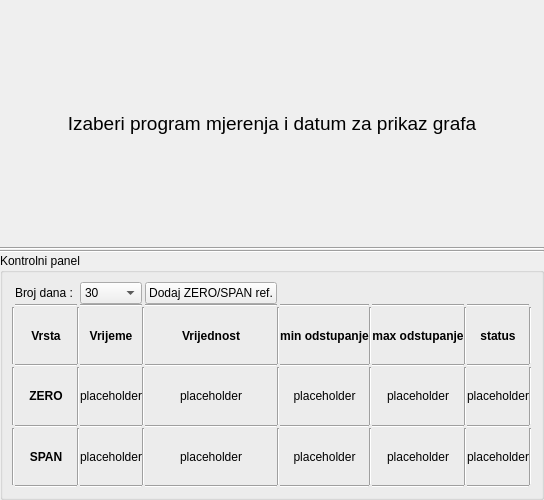
<?xml version="1.0" encoding="UTF-8"?>
<ui version="4.0">
 <class>Form</class>
 <widget class="QWidget" name="Form">
  <property name="geometry">
   <rect>
    <x>0</x>
    <y>0</y>
    <width>529</width>
    <height>500</height>
   </rect>
  </property>
  <property name="windowTitle">
   <string>Form</string>
  </property>
  <layout class="QVBoxLayout" name="verticalLayout">
   <property name="spacing">
    <number>0</number>
   </property>
   <property name="margin">
    <number>0</number>
   </property>
   <item>
    <widget class="QLabel" name="glavniLabel">
     <property name="sizePolicy">
      <sizepolicy hsizetype="MinimumExpanding" vsizetype="Minimum">
       <horstretch>0</horstretch>
       <verstretch>0</verstretch>
      </sizepolicy>
     </property>
     <property name="font">
      <font>
       <pointsize>14</pointsize>
      </font>
     </property>
     <property name="text">
      <string>Izaberi program mjerenja i datum za prikaz grafa</string>
     </property>
     <property name="alignment">
      <set>Qt::AlignCenter</set>
     </property>
    </widget>
   </item>
   <item>
    <widget class="Line" name="line_47">
     <property name="orientation">
      <enum>Qt::Horizontal</enum>
     </property>
    </widget>
   </item>
   <item>
    <layout class="QVBoxLayout" name="spanLayout">
     <property name="spacing">
      <number>0</number>
     </property>
     <property name="margin">
      <number>0</number>
     </property>
    </layout>
   </item>
   <item>
    <widget class="Line" name="line_46">
     <property name="orientation">
      <enum>Qt::Horizontal</enum>
     </property>
    </widget>
   </item>
   <item>
    <layout class="QVBoxLayout" name="zeroLayout">
     <property name="spacing">
      <number>0</number>
     </property>
     <property name="margin">
      <number>0</number>
     </property>
    </layout>
   </item>
   <item>
    <widget class="QGroupBox" name="groupBox">
     <property name="title">
      <string>Kontrolni panel</string>
     </property>
     <layout class="QVBoxLayout" name="verticalLayout_2">
      <item>
       <layout class="QGridLayout" name="gridLayout">
        <property name="spacing">
         <number>0</number>
        </property>
        <item row="7" column="9">
         <widget class="Line" name="line_11">
          <property name="orientation">
           <enum>Qt::Horizontal</enum>
          </property>
         </widget>
        </item>
        <item row="6" column="11">
         <widget class="QLabel" name="spanStatus">
          <property name="text">
           <string>placeholder</string>
          </property>
          <property name="alignment">
           <set>Qt::AlignCenter</set>
          </property>
         </widget>
        </item>
        <item row="2" column="7">
         <widget class="QLabel" name="label_5">
          <property name="font">
           <font>
            <weight>75</weight>
            <bold>true</bold>
           </font>
          </property>
          <property name="text">
           <string>min odstupanje</string>
          </property>
          <property name="alignment">
           <set>Qt::AlignCenter</set>
          </property>
         </widget>
        </item>
        <item row="6" column="5">
         <widget class="QLabel" name="spanValue">
          <property name="text">
           <string>placeholder</string>
          </property>
          <property name="alignment">
           <set>Qt::AlignCenter</set>
          </property>
         </widget>
        </item>
        <item row="7" column="1">
         <widget class="Line" name="line_9">
          <property name="orientation">
           <enum>Qt::Horizontal</enum>
          </property>
         </widget>
        </item>
        <item row="5" column="7">
         <widget class="Line" name="line_6">
          <property name="orientation">
           <enum>Qt::Horizontal</enum>
          </property>
         </widget>
        </item>
        <item row="4" column="1">
         <widget class="QLabel" name="label">
          <property name="font">
           <font>
            <weight>75</weight>
            <bold>true</bold>
           </font>
          </property>
          <property name="text">
           <string>ZERO</string>
          </property>
          <property name="alignment">
           <set>Qt::AlignCenter</set>
          </property>
         </widget>
        </item>
        <item row="2" column="9">
         <widget class="QLabel" name="label_6">
          <property name="font">
           <font>
            <weight>75</weight>
            <bold>true</bold>
           </font>
          </property>
          <property name="text">
           <string>max odstupanje</string>
          </property>
          <property name="alignment">
           <set>Qt::AlignCenter</set>
          </property>
         </widget>
        </item>
        <item row="2" column="6">
         <widget class="Line" name="line_13">
          <property name="orientation">
           <enum>Qt::Vertical</enum>
          </property>
         </widget>
        </item>
        <item row="6" column="7">
         <widget class="QLabel" name="spanMinD">
          <property name="text">
           <string>placeholder</string>
          </property>
          <property name="alignment">
           <set>Qt::AlignCenter</set>
          </property>
         </widget>
        </item>
        <item row="5" column="1">
         <widget class="Line" name="line_5">
          <property name="orientation">
           <enum>Qt::Horizontal</enum>
          </property>
         </widget>
        </item>
        <item row="7" column="11">
         <widget class="Line" name="line_12">
          <property name="orientation">
           <enum>Qt::Horizontal</enum>
          </property>
         </widget>
        </item>
        <item row="6" column="1">
         <widget class="QLabel" name="label_2">
          <property name="font">
           <font>
            <weight>75</weight>
            <bold>true</bold>
           </font>
          </property>
          <property name="text">
           <string>SPAN</string>
          </property>
          <property name="alignment">
           <set>Qt::AlignCenter</set>
          </property>
         </widget>
        </item>
        <item row="2" column="1">
         <widget class="QLabel" name="label_12">
          <property name="font">
           <font>
            <weight>75</weight>
            <bold>true</bold>
           </font>
          </property>
          <property name="text">
           <string>Vrsta</string>
          </property>
          <property name="alignment">
           <set>Qt::AlignCenter</set>
          </property>
         </widget>
        </item>
        <item row="7" column="7">
         <widget class="Line" name="line_10">
          <property name="orientation">
           <enum>Qt::Horizontal</enum>
          </property>
         </widget>
        </item>
        <item row="4" column="10">
         <widget class="Line" name="line_20">
          <property name="orientation">
           <enum>Qt::Vertical</enum>
          </property>
         </widget>
        </item>
        <item row="4" column="8">
         <widget class="Line" name="line_17">
          <property name="orientation">
           <enum>Qt::Vertical</enum>
          </property>
         </widget>
        </item>
        <item row="3" column="1">
         <widget class="Line" name="line">
          <property name="orientation">
           <enum>Qt::Horizontal</enum>
          </property>
         </widget>
        </item>
        <item row="2" column="8">
         <widget class="Line" name="line_16">
          <property name="orientation">
           <enum>Qt::Vertical</enum>
          </property>
         </widget>
        </item>
        <item row="2" column="11">
         <widget class="QLabel" name="label_7">
          <property name="font">
           <font>
            <weight>75</weight>
            <bold>true</bold>
           </font>
          </property>
          <property name="text">
           <string>status</string>
          </property>
          <property name="alignment">
           <set>Qt::AlignCenter</set>
          </property>
         </widget>
        </item>
        <item row="4" column="7">
         <widget class="QLabel" name="zeroMinD">
          <property name="text">
           <string>placeholder</string>
          </property>
          <property name="alignment">
           <set>Qt::AlignCenter</set>
          </property>
         </widget>
        </item>
        <item row="2" column="5">
         <widget class="QLabel" name="label_14">
          <property name="font">
           <font>
            <weight>75</weight>
            <bold>true</bold>
           </font>
          </property>
          <property name="text">
           <string>Vrijednost</string>
          </property>
          <property name="alignment">
           <set>Qt::AlignCenter</set>
          </property>
         </widget>
        </item>
        <item row="6" column="8">
         <widget class="Line" name="line_18">
          <property name="orientation">
           <enum>Qt::Vertical</enum>
          </property>
         </widget>
        </item>
        <item row="4" column="6">
         <widget class="Line" name="line_14">
          <property name="orientation">
           <enum>Qt::Vertical</enum>
          </property>
         </widget>
        </item>
        <item row="6" column="10">
         <widget class="Line" name="line_21">
          <property name="orientation">
           <enum>Qt::Vertical</enum>
          </property>
         </widget>
        </item>
        <item row="6" column="9">
         <widget class="QLabel" name="spanMaxD">
          <property name="text">
           <string>placeholder</string>
          </property>
          <property name="alignment">
           <set>Qt::AlignCenter</set>
          </property>
         </widget>
        </item>
        <item row="2" column="10">
         <widget class="Line" name="line_19">
          <property name="orientation">
           <enum>Qt::Vertical</enum>
          </property>
         </widget>
        </item>
        <item row="5" column="11">
         <widget class="Line" name="line_8">
          <property name="orientation">
           <enum>Qt::Horizontal</enum>
          </property>
         </widget>
        </item>
        <item row="3" column="5">
         <widget class="Line" name="line_25">
          <property name="orientation">
           <enum>Qt::Horizontal</enum>
          </property>
         </widget>
        </item>
        <item row="7" column="5">
         <widget class="Line" name="line_27">
          <property name="orientation">
           <enum>Qt::Horizontal</enum>
          </property>
         </widget>
        </item>
        <item row="5" column="5">
         <widget class="Line" name="line_26">
          <property name="orientation">
           <enum>Qt::Horizontal</enum>
          </property>
         </widget>
        </item>
        <item row="3" column="9">
         <widget class="Line" name="line_3">
          <property name="orientation">
           <enum>Qt::Horizontal</enum>
          </property>
         </widget>
        </item>
        <item row="2" column="4">
         <widget class="Line" name="line_22">
          <property name="orientation">
           <enum>Qt::Vertical</enum>
          </property>
         </widget>
        </item>
        <item row="4" column="4">
         <widget class="Line" name="line_23">
          <property name="orientation">
           <enum>Qt::Vertical</enum>
          </property>
         </widget>
        </item>
        <item row="4" column="9">
         <widget class="QLabel" name="zeroMaxD">
          <property name="text">
           <string>placeholder</string>
          </property>
          <property name="alignment">
           <set>Qt::AlignCenter</set>
          </property>
         </widget>
        </item>
        <item row="5" column="9">
         <widget class="Line" name="line_7">
          <property name="orientation">
           <enum>Qt::Horizontal</enum>
          </property>
         </widget>
        </item>
        <item row="4" column="11">
         <widget class="QLabel" name="zeroStatus">
          <property name="text">
           <string>placeholder</string>
          </property>
          <property name="alignment">
           <set>Qt::AlignCenter</set>
          </property>
         </widget>
        </item>
        <item row="6" column="2">
         <widget class="Line" name="line_30">
          <property name="orientation">
           <enum>Qt::Vertical</enum>
          </property>
         </widget>
        </item>
        <item row="6" column="4">
         <widget class="Line" name="line_24">
          <property name="orientation">
           <enum>Qt::Vertical</enum>
          </property>
         </widget>
        </item>
        <item row="3" column="7">
         <widget class="Line" name="line_2">
          <property name="orientation">
           <enum>Qt::Horizontal</enum>
          </property>
         </widget>
        </item>
        <item row="2" column="3">
         <widget class="QLabel" name="label_3">
          <property name="font">
           <font>
            <weight>75</weight>
            <bold>true</bold>
           </font>
          </property>
          <property name="text">
           <string>Vrijeme</string>
          </property>
          <property name="alignment">
           <set>Qt::AlignCenter</set>
          </property>
         </widget>
        </item>
        <item row="6" column="6">
         <widget class="Line" name="line_15">
          <property name="orientation">
           <enum>Qt::Vertical</enum>
          </property>
         </widget>
        </item>
        <item row="4" column="5">
         <widget class="QLabel" name="zeroValue">
          <property name="text">
           <string>placeholder</string>
          </property>
          <property name="alignment">
           <set>Qt::AlignCenter</set>
          </property>
         </widget>
        </item>
        <item row="3" column="11">
         <widget class="Line" name="line_4">
          <property name="orientation">
           <enum>Qt::Horizontal</enum>
          </property>
         </widget>
        </item>
        <item row="4" column="3">
         <widget class="QLabel" name="zeroVrijeme">
          <property name="text">
           <string>placeholder</string>
          </property>
          <property name="alignment">
           <set>Qt::AlignCenter</set>
          </property>
         </widget>
        </item>
        <item row="6" column="3">
         <widget class="QLabel" name="spanVrijeme">
          <property name="text">
           <string>placeholder</string>
          </property>
          <property name="alignment">
           <set>Qt::AlignCenter</set>
          </property>
         </widget>
        </item>
        <item row="7" column="3">
         <widget class="Line" name="line_33">
          <property name="orientation">
           <enum>Qt::Horizontal</enum>
          </property>
         </widget>
        </item>
        <item row="2" column="2">
         <widget class="Line" name="line_28">
          <property name="orientation">
           <enum>Qt::Vertical</enum>
          </property>
         </widget>
        </item>
        <item row="3" column="3">
         <widget class="Line" name="line_31">
          <property name="orientation">
           <enum>Qt::Horizontal</enum>
          </property>
         </widget>
        </item>
        <item row="2" column="0">
         <widget class="Line" name="line_34">
          <property name="orientation">
           <enum>Qt::Vertical</enum>
          </property>
         </widget>
        </item>
        <item row="4" column="2">
         <widget class="Line" name="line_29">
          <property name="orientation">
           <enum>Qt::Vertical</enum>
          </property>
         </widget>
        </item>
        <item row="5" column="3">
         <widget class="Line" name="line_32">
          <property name="orientation">
           <enum>Qt::Horizontal</enum>
          </property>
         </widget>
        </item>
        <item row="6" column="0">
         <widget class="Line" name="line_36">
          <property name="orientation">
           <enum>Qt::Vertical</enum>
          </property>
         </widget>
        </item>
        <item row="4" column="0">
         <widget class="Line" name="line_35">
          <property name="orientation">
           <enum>Qt::Vertical</enum>
          </property>
         </widget>
        </item>
        <item row="4" column="12">
         <widget class="Line" name="line_38">
          <property name="orientation">
           <enum>Qt::Vertical</enum>
          </property>
         </widget>
        </item>
        <item row="6" column="12">
         <widget class="Line" name="line_39">
          <property name="orientation">
           <enum>Qt::Vertical</enum>
          </property>
         </widget>
        </item>
        <item row="1" column="1">
         <widget class="Line" name="line_40">
          <property name="orientation">
           <enum>Qt::Horizontal</enum>
          </property>
         </widget>
        </item>
        <item row="2" column="12">
         <widget class="Line" name="line_37">
          <property name="orientation">
           <enum>Qt::Vertical</enum>
          </property>
         </widget>
        </item>
        <item row="1" column="7">
         <widget class="Line" name="line_43">
          <property name="orientation">
           <enum>Qt::Horizontal</enum>
          </property>
         </widget>
        </item>
        <item row="1" column="3">
         <widget class="Line" name="line_41">
          <property name="orientation">
           <enum>Qt::Horizontal</enum>
          </property>
         </widget>
        </item>
        <item row="1" column="9">
         <widget class="Line" name="line_44">
          <property name="orientation">
           <enum>Qt::Horizontal</enum>
          </property>
         </widget>
        </item>
        <item row="1" column="5">
         <widget class="Line" name="line_42">
          <property name="orientation">
           <enum>Qt::Horizontal</enum>
          </property>
         </widget>
        </item>
        <item row="1" column="11">
         <widget class="Line" name="line_45">
          <property name="orientation">
           <enum>Qt::Horizontal</enum>
          </property>
         </widget>
        </item>
        <item row="0" column="1">
         <widget class="QLabel" name="label_4">
          <property name="text">
           <string>Broj dana : </string>
          </property>
         </widget>
        </item>
        <item row="0" column="3">
         <widget class="QComboBox" name="brojDana">
          <property name="sizePolicy">
           <sizepolicy hsizetype="Minimum" vsizetype="Minimum">
            <horstretch>0</horstretch>
            <verstretch>0</verstretch>
           </sizepolicy>
          </property>
          <item>
           <property name="text">
            <string>30</string>
           </property>
          </item>
          <item>
           <property name="text">
            <string>60</string>
           </property>
          </item>
          <item>
           <property name="text">
            <string>90</string>
           </property>
          </item>
          <item>
           <property name="text">
            <string>120</string>
           </property>
          </item>
          <item>
           <property name="text">
            <string>150</string>
           </property>
          </item>
          <item>
           <property name="text">
            <string>180</string>
           </property>
          </item>
         </widget>
        </item>
        <item row="0" column="5">
         <widget class="QPushButton" name="dodajZSRef">
          <property name="text">
           <string>Dodaj ZERO/SPAN ref.</string>
          </property>
         </widget>
        </item>
       </layout>
      </item>
     </layout>
    </widget>
   </item>
  </layout>
 </widget>
 <resources/>
 <connections/>
</ui>
